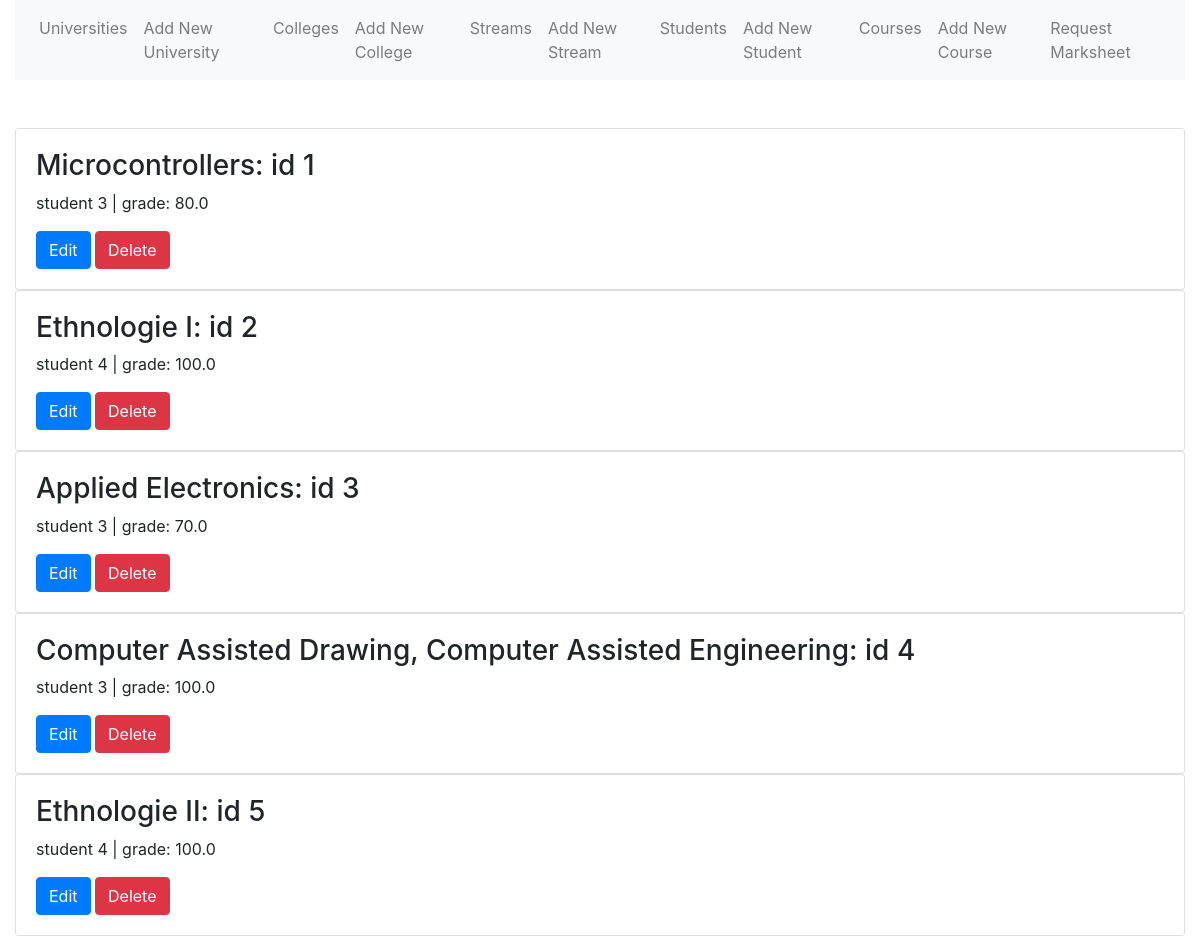
The app's page /courses, older data.
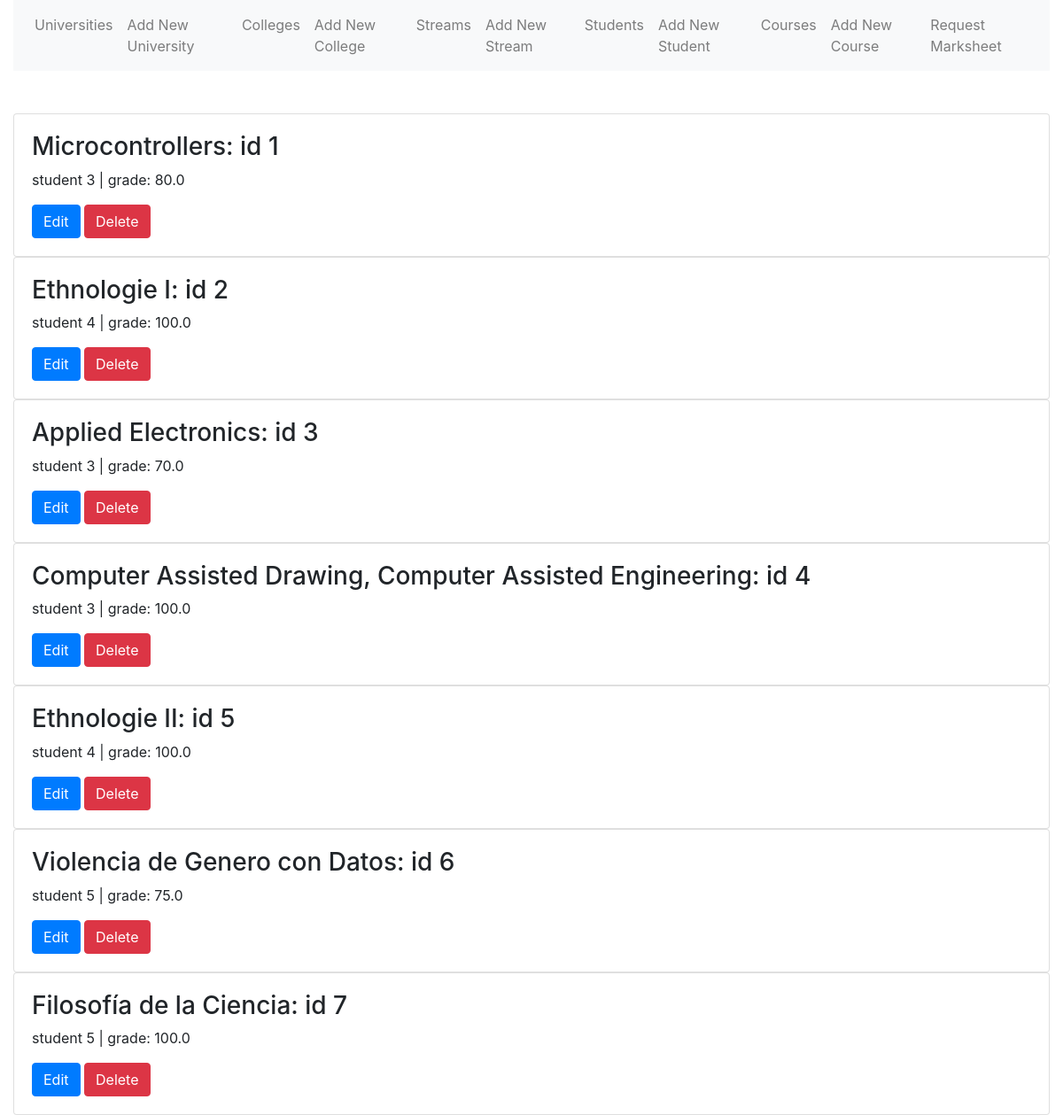
The same page, newer data.
### models.py (models this page shows, shortened)
class Course(db.Model):
    __tablename__ = 'course'
    id = db.Column(db.Integer, primary_key=True)
    created_at = db.Column(db.Date, nullable = False, default=datetime.utcnow())
    name = db.Column(db.String(255))
    grade = db.Column(db.Float)
    result = db.Column(db.String(24))# Pass or Fail
    college_id = db.Column(db.Integer, db.ForeignKey("college.id"))# many2one
    college = db.relationship("College", back_populates="courses")
    stream_id = db.Column(db.Integer, db.ForeignKey("stream.id"))# many2one
    stream = db.relationship("Stream", back_populates='courses')
    university_id = db.Column(db.Integer,  db.ForeignKey("university.id"))# many2one
    student_id = db.Column(db.Integer, db.ForeignKey("student.id"))# many2one
    student = db.relationship("Student", back_populates='courses')
    marksheet_id = db.Column(db.Integer,  db.ForeignKey("marksheet.id"))# many2one
    marksheet = db.relationship("Marksheet", back_populates="courses")

### routes.py (the view)
@app.route('/courses')
def courses():
    courses = models.Course.query.all()
    return render_template('courses.html', courses=courses)

### templates/courses.html
{% extends "base.html" %}
{% block main %}
  {% for course in courses %}
    <div class="card">
      <div class="card-body">
        <h3>{{ course.name }}: id {{ course.id }}</h3>
        <p>student {{ course.student_id }} | grade: {{ course.grade }}</p>
        <a href="{{ url_for('edit_course', course_id=course.id) }}" class="btn btn-primary">Edit</a>
        <a href="{{ url_for('delete_course', course_id=course.id) }}" class="btn btn-danger">Delete</a>
      </div>
    </div>
  {% endfor %}
{% endblock %}

### templates/base.html (shortened to what this page needs)
<!doctype html>
<html lang="en">
  <head>
    <link rel="stylesheet" href="https://stackpath.bootstrapcdn.com/bootstrap/4.5.0/css/bootstrap.min.css">
  </head>
  <body>
    <div class="container-fluid">
      <nav class="navbar navbar-expand-lg navbar-light bg-light">
        <ul class="navbar-nav">
          <li class="nav-item"><a href="{{ url_for('universities') }}" class="nav-link">Universities</a></li>
          <li class="nav-item"><a href="{{ url_for('adduniversity') }}" class="nav-link">Add New University</a></li>
          <li class="nav-item"><a href="{{ url_for('colleges') }}" class="nav-link">Colleges</a></li>
          <li class="nav-item"><a href="{{ url_for('addcollege') }}" class="nav-link">Add New College</a></li>
          <li class="nav-item"><a href="{{ url_for('streams') }}" class="nav-link">Streams</a></li>
          <li class="nav-item"><a href="{{ url_for('addstream') }}" class="nav-link">Add New Stream</a></li>
          <li class="nav-item"><a href="{{ url_for('students') }}" class="nav-link">Students</a></li>
          <li class="nav-item"><a href="{{ url_for('addstudent') }}" class="nav-link">Add New Student</a></li>
          <li class="nav-item"><a href="{{ url_for('courses') }}" class="nav-link">Courses</a></li>
          <li class="nav-item"><a href="{{ url_for('addcourse') }}" class="nav-link">Add New Course</a></li>
          <li class="nav-item"><a href="{{ url_for('marksheets') }}" class="nav-link">Request Marksheet</a></li>
        </ul>
      </nav>
      <br>
      <br>
      {% block main %}{% endblock %}
    </div>
  </body>
</html>

Row changes from the older to the newer data that the page shows:
added Course: name "Violencia de Genero con Datos", id "6", student_id "5", grade "75.0"
added Course: name "Filosofía de la Ciencia", id "7", student_id "5", grade "100.0"
